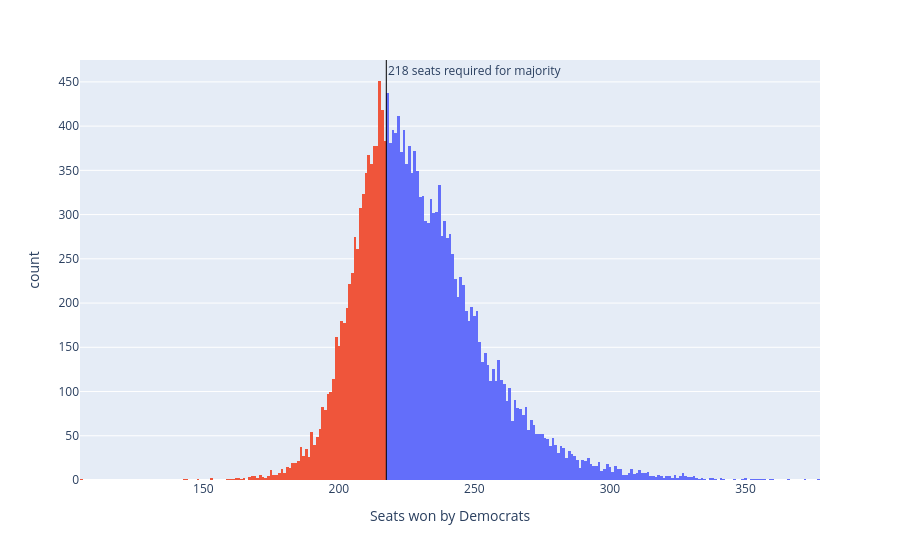

The notebook cell saved with this chart:
### Code cell
sims_hist = px.histogram(seat_sims, x='seats', nbins=np.unique(seat_sims['seats']).shape[0]*2, color='winner', 
                         labels={'seats':'Seats won by Democrats', 'winner': 'Winner'})
sims_hist.update_traces(showlegend=False)
sims_hist.add_vline(x=217.5, line_width=1, line_color='black', annotation_text='218 seats required for majority', 
                    annotation_position='top right')
sims_hist

### Figure 1 — Plotly figure (JSON) as saved in the notebook; plotly's stock layout.template omitted (floating-point values rounded to 4 significant figures; data arrays with more than 128 entries replaced by an {"elided": "..."} marker saying what was removed)
{"data": [{"bingroup": "x", "hovertemplate": "Winner=Democrats<br>Seats won by Democrats=%{x}<br>count=%{y}<extra></extra>", "legendgroup": "Democrats", "marker": {"color": "#636efa", "pattern": {"shape": ""}}, "name": "Democrats", "nbinsx": 400, "orientation": "v", "showlegend": false, "type": "histogram", "x": {"elided": "13451 int values"}, "xaxis": "x", "yaxis": "y"}, {"bingroup": "x", "hovertemplate": "Winner=Republicans<br>Seats won by Democrats=%{x}<br>count=%{y}<extra></extra>", "legendgroup": "Republicans", "marker": {"color": "#EF553B", "pattern": {"shape": ""}}, "name": "Republicans", "nbinsx": 400, "orientation": "v", "showlegend": false, "type": "histogram", "x": {"elided": "6549 int values"}, "xaxis": "x", "yaxis": "y"}], "layout": {"annotations": [{"showarrow": false, "text": "218 seats required for majority", "x": 217.5, "xanchor": "left", "xref": "x", "y": 1, "yanchor": "top", "yref": "y domain"}], "barmode": "relative", "legend": {"title": {"text": "Winner"}, "tracegroupgap": 0}, "margin": {"t": 60}, "shapes": [{"line": {"color": "black", "width": 1}, "type": "line", "x0": 217.5, "x1": 217.5, "xref": "x", "y0": 0, "y1": 1, "yref": "y domain"}], "xaxis": {"anchor": "y", "domain": [0, 1], "title": {"text": "Seats won by Democrats"}}, "yaxis": {"anchor": "x", "domain": [0, 1], "title": {"text": "count"}}}}
